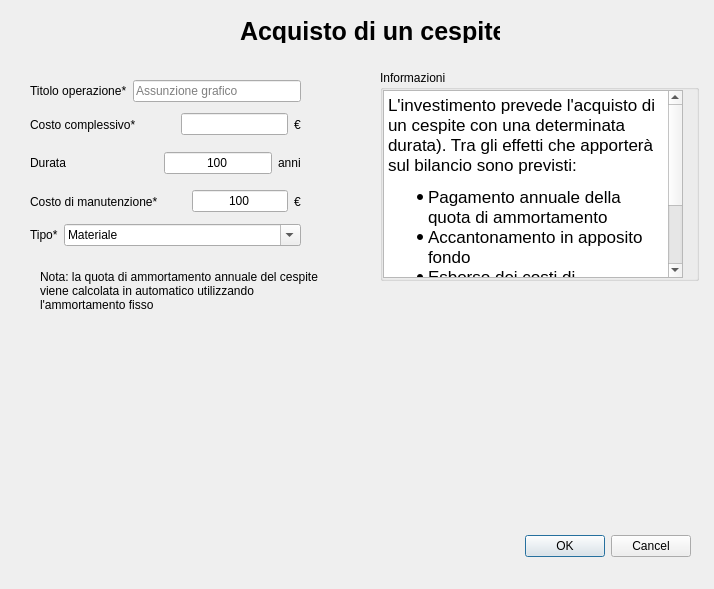
<?xml version="1.0" encoding="UTF-8"?>
<ui version="4.0">
 <class>Dialog</class>
 <widget class="QDialog" name="Dialog">
  <property name="windowModality">
   <enum>Qt::WindowModality::WindowModal</enum>
  </property>
  <property name="geometry">
   <rect>
    <x>0</x>
    <y>0</y>
    <width>714</width>
    <height>589</height>
   </rect>
  </property>
  <property name="minimumSize">
   <size>
    <width>714</width>
    <height>589</height>
   </size>
  </property>
  <property name="maximumSize">
   <size>
    <width>714</width>
    <height>589</height>
   </size>
  </property>
  <property name="windowTitle">
   <string>Acquisto nuovo cespite</string>
  </property>
  <property name="modal">
   <bool>true</bool>
  </property>
  <widget class="QDialogButtonBox" name="buttonBox">
   <property name="geometry">
    <rect>
     <x>350</x>
     <y>530</y>
     <width>341</width>
     <height>32</height>
    </rect>
   </property>
   <property name="orientation">
    <enum>Qt::Orientation::Horizontal</enum>
   </property>
   <property name="standardButtons">
    <set>QDialogButtonBox::StandardButton::Cancel|QDialogButtonBox::StandardButton::Ok</set>
   </property>
  </widget>
  <widget class="QLabel" name="label_7">
   <property name="geometry">
    <rect>
     <x>40</x>
     <y>260</y>
     <width>281</width>
     <height>61</height>
    </rect>
   </property>
   <property name="text">
    <string>Nota: la quota di ammortamento annuale del cespite viene calcolata in automatico utilizzando l'ammortamento fisso</string>
   </property>
   <property name="wordWrap">
    <bool>true</bool>
   </property>
  </widget>
  <widget class="QLabel" name="label_8">
   <property name="geometry">
    <rect>
     <x>240</x>
     <y>20</y>
     <width>260</width>
     <height>23</height>
    </rect>
   </property>
   <property name="font">
    <font>
     <pointsize>19</pointsize>
     <bold>true</bold>
    </font>
   </property>
   <property name="text">
    <string>Acquisto di un cespite</string>
   </property>
  </widget>
  <widget class="QGroupBox" name="groupBox">
   <property name="geometry">
    <rect>
     <x>380</x>
     <y>70</y>
     <width>319</width>
     <height>211</height>
    </rect>
   </property>
   <property name="title">
    <string>Informazioni</string>
   </property>
   <layout class="QHBoxLayout" name="horizontalLayout">
    <property name="leftMargin">
     <number>0</number>
    </property>
    <property name="topMargin">
     <number>0</number>
    </property>
    <property name="rightMargin">
     <number>0</number>
    </property>
    <property name="bottomMargin">
     <number>0</number>
    </property>
    <item>
     <widget class="QTextBrowser" name="textBrowser">
      <property name="html">
       <string>&lt;!DOCTYPE HTML PUBLIC &quot;-//W3C//DTD HTML 4.0//EN&quot; &quot;http://www.w3.org/TR/REC-html40/strict.dtd&quot;&gt;
&lt;html&gt;&lt;head&gt;&lt;meta name=&quot;qrichtext&quot; content=&quot;1&quot; /&gt;&lt;meta charset=&quot;utf-8&quot; /&gt;&lt;style type=&quot;text/css&quot;&gt;
p, li { white-space: pre-wrap; }
hr { height: 1px; border-width: 0; }
li.unchecked::marker { content: &quot;\2610&quot;; }
li.checked::marker { content: &quot;\2612&quot;; }
&lt;/style&gt;&lt;/head&gt;&lt;body style=&quot; font-family:'.AppleSystemUIFont'; font-size:13pt; font-weight:400; font-style:normal;&quot;&gt;
&lt;p style=&quot; margin-top:0px; margin-bottom:0px; margin-left:0px; margin-right:0px; -qt-block-indent:0; text-indent:0px;&quot;&gt;L'investimento prevede l'acquisto di un cespite con una determinata durata). Tra gli effetti che apporterà sul bilancio sono previsti: &lt;/p&gt;
&lt;ul style=&quot;margin-top: 0px; margin-bottom: 0px; margin-left: 0px; margin-right: 0px; -qt-list-indent: 1;&quot;&gt;
&lt;li style=&quot; margin-top:12px; margin-bottom:0px; margin-left:0px; margin-right:0px; -qt-block-indent:0; text-indent:0px;&quot;&gt;Pagamento annuale della quota di ammortamento&lt;/li&gt;
&lt;li style=&quot; margin-top:0px; margin-bottom:0px; margin-left:0px; margin-right:0px; -qt-block-indent:0; text-indent:0px;&quot;&gt;Accantonamento in apposito fondo&lt;/li&gt;
&lt;li style=&quot; margin-top:0px; margin-bottom:0px; margin-left:0px; margin-right:0px; -qt-block-indent:0; text-indent:0px;&quot;&gt;Esborso dei costi di manutenzione se presenti&lt;/li&gt;
&lt;li style=&quot; margin-top:0px; margin-bottom:12px; margin-left:0px; margin-right:0px; -qt-block-indent:0; text-indent:0px;&quot;&gt;Aumento delle immobilizzazioni&lt;/li&gt;&lt;/ul&gt;
&lt;p style=&quot;-qt-paragraph-type:empty; margin-top:0px; margin-bottom:0px; margin-left:0px; margin-right:0px; -qt-block-indent:0; text-indent:0px;&quot;&gt;&lt;br /&gt;&lt;/p&gt;&lt;/body&gt;&lt;/html&gt;</string>
      </property>
     </widget>
    </item>
    <item>
     <widget class="QLabel" name="label_9">
      <property name="text">
       <string/>
      </property>
      <property name="wordWrap">
       <bool>true</bool>
      </property>
     </widget>
    </item>
   </layout>
  </widget>
  <widget class="QWidget" name="layoutWidget">
   <property name="geometry">
    <rect>
     <x>30</x>
     <y>80</y>
     <width>271</width>
     <height>166</height>
    </rect>
   </property>
   <layout class="QVBoxLayout" name="verticalLayout">
    <item>
     <layout class="QHBoxLayout" name="horizontalLayout_4">
      <item>
       <widget class="QLabel" name="label">
        <property name="text">
         <string>Titolo operazione*</string>
        </property>
       </widget>
      </item>
      <item>
       <widget class="QLineEdit" name="operationTitleEdit">
        <property name="placeholderText">
         <string>Assunzione grafico</string>
        </property>
       </widget>
      </item>
     </layout>
    </item>
    <item>
     <layout class="QHBoxLayout" name="horizontalLayout_3">
      <item>
       <widget class="QLabel" name="label_2">
        <property name="toolTip">
         <string>Costo totale mensile sostenuto dall'impresa per il dipendente (stipendio + tasse)</string>
        </property>
        <property name="text">
         <string>Costo complessivo*</string>
        </property>
       </widget>
      </item>
      <item>
       <spacer name="horizontalSpacer">
        <property name="orientation">
         <enum>Qt::Orientation::Horizontal</enum>
        </property>
        <property name="sizeHint" stdset="0">
         <size>
          <width>40</width>
          <height>20</height>
         </size>
        </property>
       </spacer>
      </item>
      <item>
       <widget class="QLineEdit" name="totalCostEdit">
        <property name="maximumSize">
         <size>
          <width>150</width>
          <height>16777215</height>
         </size>
        </property>
        <property name="inputMask">
         <string/>
        </property>
        <property name="text">
         <string/>
        </property>
        <property name="alignment">
         <set>Qt::AlignmentFlag::AlignCenter</set>
        </property>
       </widget>
      </item>
      <item>
       <widget class="QLabel" name="label_3">
        <property name="text">
         <string>€</string>
        </property>
       </widget>
      </item>
     </layout>
    </item>
    <item>
     <layout class="QHBoxLayout" name="horizontalLayout_6">
      <item>
       <widget class="QLabel" name="label_17">
        <property name="sizePolicy">
         <sizepolicy hsizetype="Fixed" vsizetype="Preferred">
          <horstretch>0</horstretch>
          <verstretch>0</verstretch>
         </sizepolicy>
        </property>
        <property name="toolTip">
         <string>Costo una tantum speso dall'azienda per formare inizialmente il dipendente nuovo</string>
        </property>
        <property name="text">
         <string>Durata</string>
        </property>
       </widget>
      </item>
      <item>
       <spacer name="horizontalSpacer_2">
        <property name="orientation">
         <enum>Qt::Orientation::Horizontal</enum>
        </property>
        <property name="sizeHint" stdset="0">
         <size>
          <width>40</width>
          <height>20</height>
         </size>
        </property>
       </spacer>
      </item>
      <item>
       <widget class="QLineEdit" name="durationYearsEdit">
        <property name="sizePolicy">
         <sizepolicy hsizetype="Maximum" vsizetype="Fixed">
          <horstretch>0</horstretch>
          <verstretch>0</verstretch>
         </sizepolicy>
        </property>
        <property name="maximumSize">
         <size>
          <width>150</width>
          <height>16777215</height>
         </size>
        </property>
        <property name="text">
         <string>100</string>
        </property>
        <property name="alignment">
         <set>Qt::AlignmentFlag::AlignCenter</set>
        </property>
       </widget>
      </item>
      <item>
       <widget class="QLabel" name="label_18">
        <property name="sizePolicy">
         <sizepolicy hsizetype="Fixed" vsizetype="Preferred">
          <horstretch>0</horstretch>
          <verstretch>0</verstretch>
         </sizepolicy>
        </property>
        <property name="text">
         <string>anni</string>
        </property>
       </widget>
      </item>
     </layout>
    </item>
    <item>
     <layout class="QHBoxLayout" name="horizontalLayout_2">
      <item>
       <widget class="QLabel" name="label_4">
        <property name="toolTip">
         <string>Costo una tantum speso dall'azienda per formare inizialmente il dipendente nuovo</string>
        </property>
        <property name="text">
         <string>Costo di manutenzione*</string>
        </property>
       </widget>
      </item>
      <item>
       <spacer name="horizontalSpacer_3">
        <property name="orientation">
         <enum>Qt::Orientation::Horizontal</enum>
        </property>
        <property name="sizeHint" stdset="0">
         <size>
          <width>40</width>
          <height>20</height>
         </size>
        </property>
       </spacer>
      </item>
      <item>
       <widget class="QLineEdit" name="maintenanceCostEdit">
        <property name="sizePolicy">
         <sizepolicy hsizetype="Maximum" vsizetype="Fixed">
          <horstretch>0</horstretch>
          <verstretch>0</verstretch>
         </sizepolicy>
        </property>
        <property name="maximumSize">
         <size>
          <width>150</width>
          <height>16777215</height>
         </size>
        </property>
        <property name="text">
         <string>100</string>
        </property>
        <property name="alignment">
         <set>Qt::AlignmentFlag::AlignCenter</set>
        </property>
       </widget>
      </item>
      <item>
       <widget class="QLabel" name="label_5">
        <property name="text">
         <string>€</string>
        </property>
       </widget>
      </item>
     </layout>
    </item>
    <item>
     <layout class="QHBoxLayout" name="horizontalLayout_5">
      <item>
       <widget class="QLabel" name="label_6">
        <property name="sizePolicy">
         <sizepolicy hsizetype="Fixed" vsizetype="Preferred">
          <horstretch>0</horstretch>
          <verstretch>0</verstretch>
         </sizepolicy>
        </property>
        <property name="text">
         <string>Tipo*</string>
        </property>
       </widget>
      </item>
      <item>
       <widget class="QComboBox" name="assetTypeCombo">
        <property name="editable">
         <bool>true</bool>
        </property>
        <item>
         <property name="text">
          <string>Materiale</string>
         </property>
        </item>
        <item>
         <property name="text">
          <string>Immateriale</string>
         </property>
        </item>
       </widget>
      </item>
     </layout>
    </item>
   </layout>
  </widget>
 </widget>
 <resources/>
 <connections>
  <connection>
   <sender>buttonBox</sender>
   <signal>accepted()</signal>
   <receiver>Dialog</receiver>
   <slot>accept()</slot>
   <hints>
    <hint type="sourcelabel">
     <x>248</x>
     <y>254</y>
    </hint>
    <hint type="destinationlabel">
     <x>157</x>
     <y>274</y>
    </hint>
   </hints>
  </connection>
  <connection>
   <sender>buttonBox</sender>
   <signal>rejected()</signal>
   <receiver>Dialog</receiver>
   <slot>reject()</slot>
   <hints>
    <hint type="sourcelabel">
     <x>316</x>
     <y>260</y>
    </hint>
    <hint type="destinationlabel">
     <x>286</x>
     <y>274</y>
    </hint>
   </hints>
  </connection>
 </connections>
</ui>
